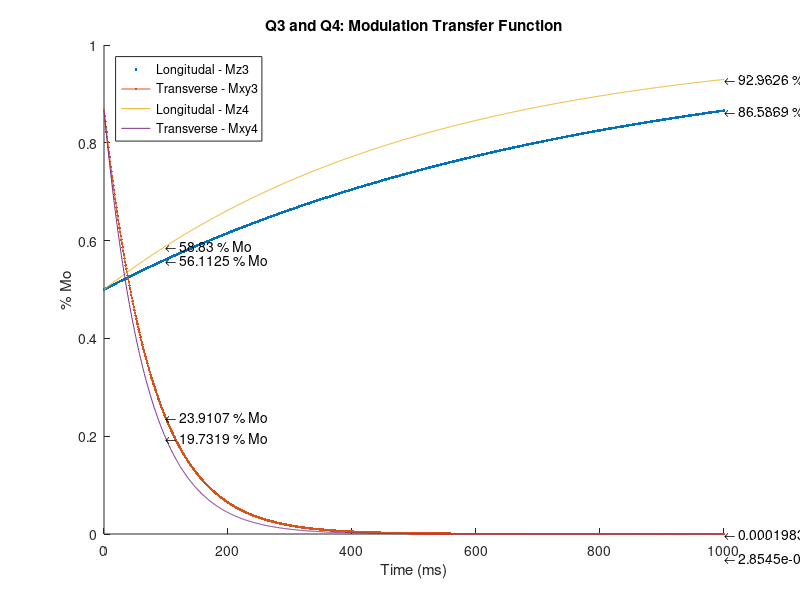

The MATLAB source for this figure:
% Homework 4
% Kyle King
% BIOE420 - 0101
clc, clear all, close all
disp('Question 3')

% Set Variables
T13 = 760; % ms
T23 = 77; % ms
alpha = pi/3;
Mo = 1; % Note, Mo is the relaxation position and can be treated as 100 percent = 1
t = linspace(0,1000, 1000); % ms

% Functions from notes:
Mz3 = Mo*(1 + (cos(alpha)-1)*exp(-t/T13)); % Longitudal - Mz
Mxy3 = Mo*sin(alpha)*exp(-t/T23); % Transverse - Mxy

% Plot above functions
% h = figure;
figure, hold all, plot(t, Mz3,'.', t, Mxy3, '.-')

% Plot time of interest and display value
tarray = [100, 1000];
bump = [0,0.05];

disp('Longitudal - Mz')
for (i = 1:2) % Sort through both time points
  str = ['\leftarrow '  num2str(Mz3(tarray(i))*100) ' % Mo'];
  text(tarray(i), Mz3(tarray(i)), str) % Plot text
  disp(['Percent relaxation at t = ' num2str(tarray(i)) 'ms is ' num2str(Mz3(tarray(i))*100) '%'])
end

disp('Transverse - Mxy')
for (i = 1:2) % Sort through both time points
  str = ['\leftarrow '  num2str(Mxy3(tarray(i))*100) ' % Mo'];
  text(tarray(i), Mxy3(tarray(i)), str) % Plot text
  disp(['Percent relaxation at t = ' num2str(tarray(i)) 'ms is ' num2str(Mxy3(tarray(i))*100) '%'])
end


disp('Question 4')
% Set Variables
T14 = 510; % ms
T24 = 67; % ms

% Functions from notes:
Mz4 = Mo*(1 + (cos(alpha)-1)*exp(-t/T14)); % Longitudal - Mz4
Mxy4 = Mo*sin(alpha)*exp(-t/T24); % Transverse - Mxy4

% Plot above functions
plot(t, Mz4, '-', t, Mxy4)
title('Q3 and Q4: Modulation Transfer Function')
xlabel('Time (ms)'), ylabel('% Mo')
legend('Longitudal - Mz3', 'Transverse - Mxy3','Longitudal - Mz4', 'Transverse - Mxy4', 'Location', 'NorthWest')

% Plot time of interest and display value
% Use variables declared above
disp(' ') % Line Break
disp('Longitudal - Mz4')
for (i = 1:2) % Sort through both time points
  str = ['\leftarrow '  num2str(Mz4(tarray(i))*100) ' % Mo'];
  text(tarray(i), Mz4(tarray(i)), str) % Plot text
  disp(['Percent relaxation at t = ' num2str(tarray(i)) 'ms is ' num2str(Mz4(tarray(i))*100) '%'])
end
disp('Transverse - Mxy4')
for (i = 1:2) % Sort through both time points
  str = ['\leftarrow '  num2str(Mxy4(tarray(i))*100) ' % Mo'];
  text(tarray(i), Mxy4(tarray(i)) - bump(i), str) % Plot text
  disp(['Percent relaxation at t = ' num2str(tarray(i)) 'ms is ' num2str(Mxy4(tarray(i))*100) '%'])
end

% differencexy = Mxy4 - Mxy3;
% differencez = Mz4 - Mz3;
% figure, plot(t, differencez, t, differencexy)

% syms t
% diff(exp(-t/T23) - exp(-t/T24))

% log(T13/T14)/(1/T14 - 1/T13)
% log(T23/T24)/(1/T24 - 1/T23)
